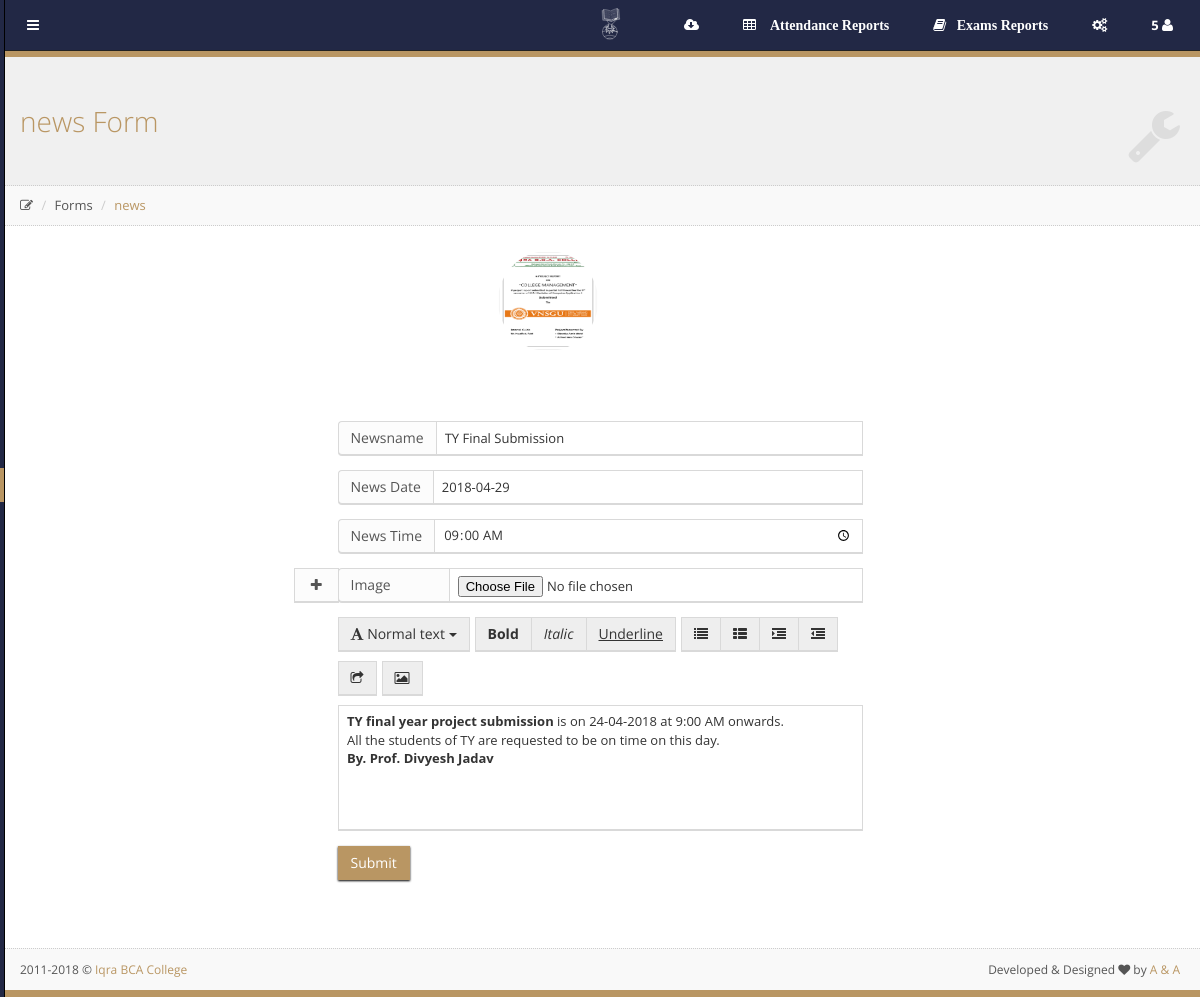
The app's page /admin/news_form.php?eid=2 (signed in), older data.
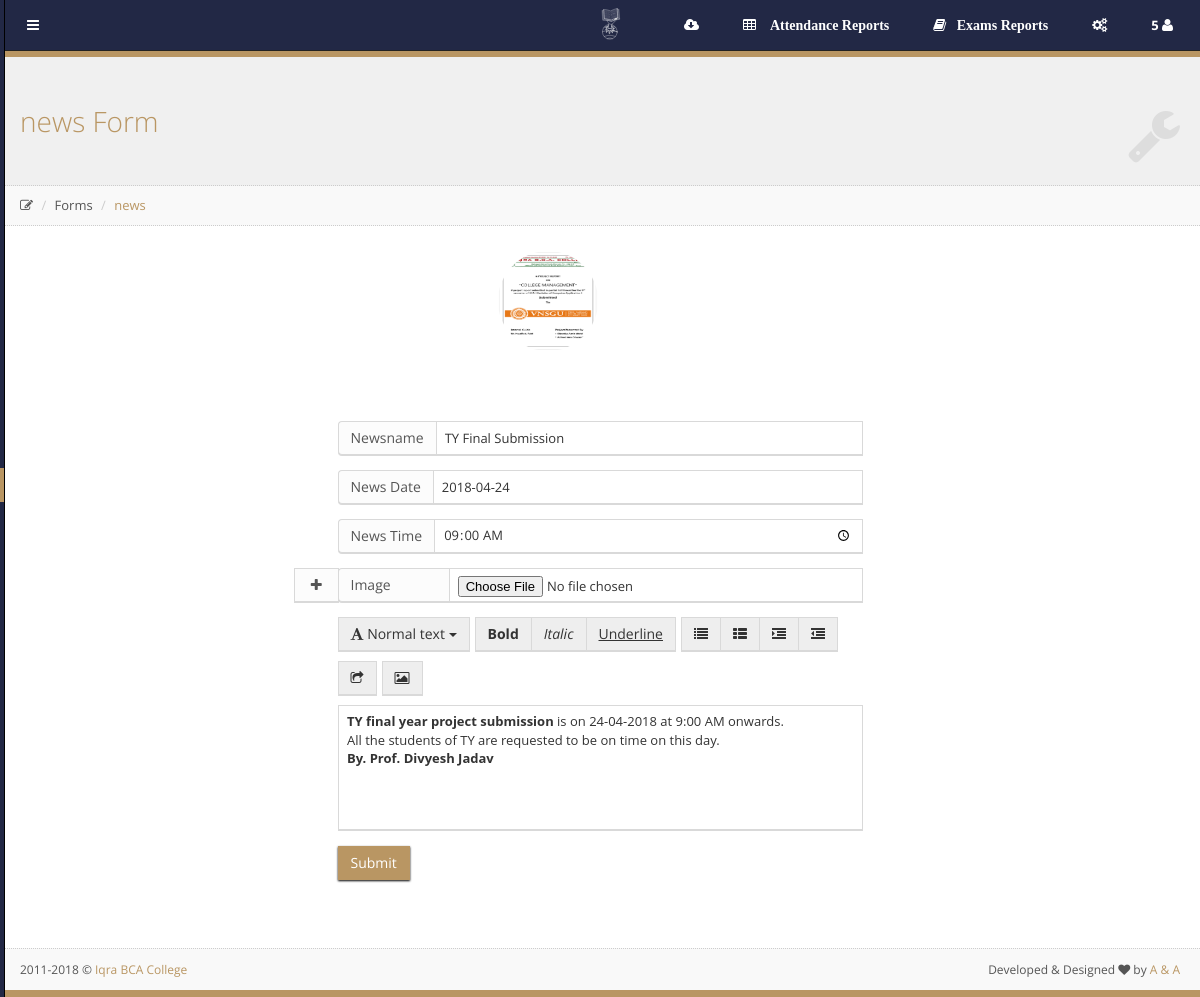
The same page, newer data.
### tables this page shows
CREATE TABLE `news_tbl` (
  `nid` int(11) NOT NULL AUTO_INCREMENT,
  `name` varchar(50) NOT NULL,
  `ndate` date NOT NULL,
  `ntime` time NOT NULL,
  `photo` text NOT NULL,
  `description` text NOT NULL,
  `enabled` varchar(1) NOT NULL,
  PRIMARY KEY (`nid`)
);

### admin/news_form.php (the view, shortened to what this page needs)
<?php include("DatabaseFiles/cn.php");
$table="news_tbl";
$pk="nid";
include("page_content/frmheader.php");
	if(isset($_REQUEST["eid"]))	{
		$r=mysql_fetch_object(mysql_query("select * from $table where $pk=".$_REQUEST["eid"]));
		$name=$r->name;
		$ndate=$r->ndate;
        $ntime=$r->ntime;
		$file1=$r->photo;
	}
?>
<form method="post" id="form1" enctype="multipart/form-data">
<div class="container">
    <div class="row">
        <div class="col-md-12 text-center">
           <?php
                if(isset($_REQUEST["eid"]))	{
                    $img = explode(',',$file1);
                    for($i=0;$i<count($img)-1;$i++)
                    {?>
                      <img class="img<?=$i?>" src="../faculty/uploadimage/<?= $img[$i]?>" width="100px" height="100px" style="border-radius:50%;" >
              <?php }
                }
            ?>
        </div>
    </div>
</div>
	<div class="row gutter30">
		<div class="col-sm-6 col-sm-offset-3">
			<div class="block" style="border: none;box-shadow: none;margin:50px 0">
					<div class="form-group">
						<div class="input-group">
							<span class="input-group-addon">Newsname</span>
							<input type="text" value="<?= $name; ?>" id="example-username" name="name" class="form-control" placeholder="News Name" data-bvalidator="required">
						</div>
					</div>
					<div class="form-group">
						<div class="input-group">
							<span class="input-group-addon">News Date</span>
							<input type="text" id="example-datepicker" name="ndate" class="form-control input-datepicker" data-date-format="yyyy-mm-dd" placeholder="YYYY-MM-DD" value="<?= $ndate; ?>" data-bvalidator="required">
						</div>
					</div>
					<div class="form-group">
						<div class="input-group">
							<span class="input-group-addon">News Time</span>
							<input type="time" value="<?= $ntime; ?>" id="example-password" name="ntime" class="form-control" placeholder="Time" data-time-format="hh:mm AM" data-bvalidator="required">
						</div>
					</div>
					<div class="form-group">
						<div class="input-group">
							<span class="input-group-addon" style="padding-right: 58px;">Image </span>
							<input type="file" id="example-email" <?php if(!isset($_REQUEST['eid'])){ echo "data-bvalidator='required'"; } ?> name="file1[]" data-toggle="file" class="form-control" placeholder="Photo">
							<span data-toggle="tooltip" title="Add More Images" class="input-group-addon icn icn1 toggle-file icon-plus"></span>
						</div>
					</div>
                    <div class="form-group">
						<div class="input-group">
						</div>
					</div>
					<div class="form-group">
						<input type="submit" name="sbtn" class="btn btn-primary">
					</div>
			</div>
		</div>
	</div>
	</form>
</div>
<?php include("page_content/frmfooter.php");?>

Row changes from the older to the newer data that the page shows:
changed news_tbl "TY Final Submission": ndate "2018-04-29" → "2018-04-24"
